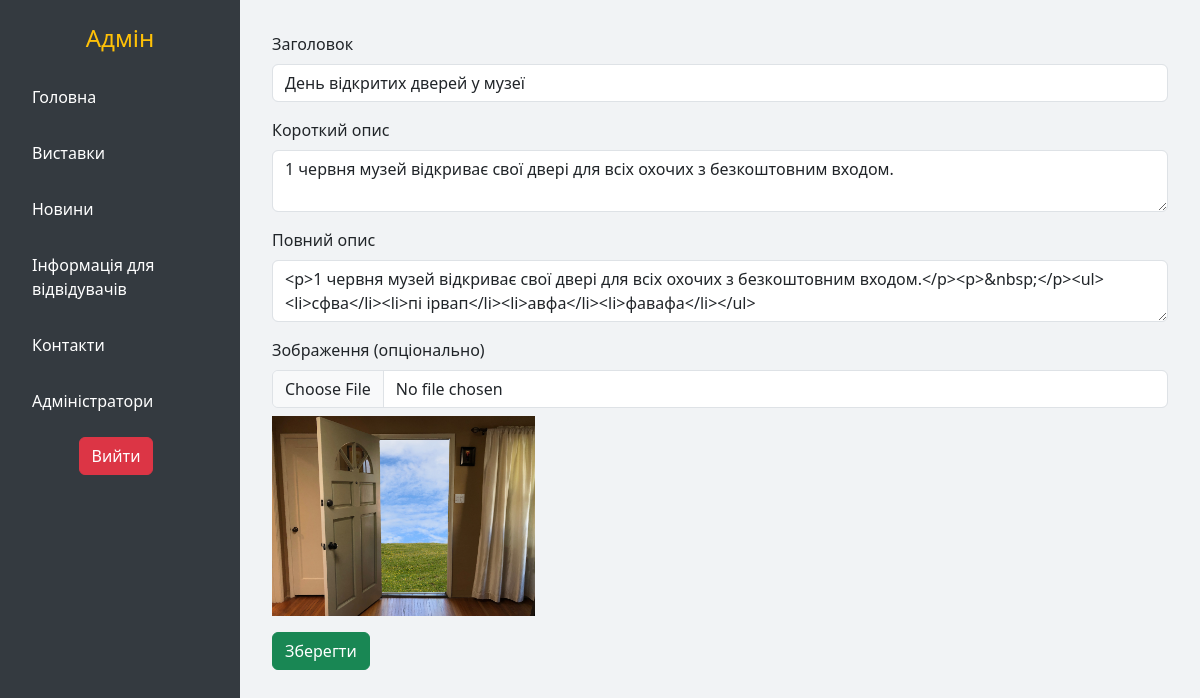
The page /admin/editNews?id=1 (signed in) on the database its author committed.
### tables this page shows
CREATE TABLE IF NOT EXISTS `news` (
  `id` int NOT NULL AUTO_INCREMENT,
  `title` varchar(255) NOT NULL,
  `excerpt` text,
  `content` text NOT NULL,
  `image` varchar(255) DEFAULT NULL,
  `published_at` datetime DEFAULT CURRENT_TIMESTAMP,
  `created_at` datetime DEFAULT CURRENT_TIMESTAMP,
  PRIMARY KEY (`id`)
);

### classes/Controller.php (called while the page is built, shortened)
<?php
class Controller
{
    protected Template $template;
    public function __construct()
    {
        $action = Core::getInstance()->action;
        $controller = Core::getInstance()->controller;
        $this->template = new Template("views/{$controller}/{$action}.php");
    }
    public function view(string $title, ?array $params = null, ?string $templatePath = null): array
    {
        if (!empty($templatePath)) {
            $this->template->setTemplatePath($templatePath);
        }
        if (!empty($params)) {
            $this->template->addParams($params);
        }
        return [
            'title' => $title,
            'content' => $this->template->render(),
        ];
    }
}

### controllers/AdminController.php (called while the page is built, shortened)
<?php
class AdminController extends Controller
{
    public function actionEditNews($id)
    {
        return $this->view('Редагувати новину', ['news' => News::findById($id)], "views/News/newsForm.php");
    }
}

### classes/Core.php (called while the page is built, shortened)
<?php
class Core
{
    private static $instance = null;
    public function __construct()
    {
        $host = Config::getInstance()->host;
        $dbname = Config::getInstance()->dbname;
        $user = Config::getInstance()->user;
        $password = Config::getInstance()->password;
        $this->db = new DB($host, $user, $password, $dbname);
    }
    public static function getInstance()
    {
        if (!isset(self::$instance)) {
            self::$instance = new self;
        }
        return self::$instance;
    }
    public function run()
    {
        $route = $_GET['route'] ?? '';
        $parts = explode('/', trim($route, '/'));
        $this->action = $parts[1];
        $actionName = "action" . ucfirst($this->action);
        $controllerObject = new $controllerName;
        $method = Request::method();
        if ($method === 'POST') {
            $requestData = $_POST;
        } else {
            $requestData = $_GET;
        }
        unset($requestData['route']);
        $ref = new \ReflectionMethod($controllerObject, $actionName);
        $allowedParams = $ref->getParameters();
        $callArgs = [];
        foreach ($allowedParams as $param) {
            $name = $param->getName();
            if (isset($requestData[$name])) {
                $callArgs[] = $requestData[$name];
            } elseif ($param->isDefaultValueAvailable()) {
                $callArgs[] = $param->getDefaultValue();
            } else {
                $callArgs[] = null;
            }
        }
        $data = $controllerObject->$actionName(...$callArgs);
    }
}

### index.php (called while the page is built, shortened)
<?php
spl_autoload_register(function ($class_name) {
    $path = str_replace('\\', '/', $class_name) . '.php';
});
$core = Core::getInstance();
$core->Init();
$core->run();

### classes/DB.php (called while the page is built, shortened)
<?php
class DB
{
    protected $pdo;
    public function __construct($host, $user, $password, $dbname)
    {
        $this->pdo = new \PDO("mysql:host={$host};dbname={$dbname}", $user, $password, [
            \PDO::ATTR_ERRMODE => \PDO::ERRMODE_EXCEPTION,
            \PDO::ATTR_DEFAULT_FETCH_MODE => \PDO::FETCH_ASSOC,
        ]);
    }
    protected function where($where = null)
    {
        if (is_array($where)) {
            $where_string = 'WHERE ';
            $where_fields = array_keys($where);
            foreach ($where_fields as $key => $field) {
                $where_string .= "{$field} LIKE :{$field}";
            }
        } elseif (is_string($where)) {
            $where_string = 'WHERE ' . $where;
        } else {
            if (is_string($where)) {
                $where_string = $where;
            } else {
                $where_string = '';
            }
        }
        return $where_string;
    }
    public function select($table, $fields = '*', $where = null, $orderBy = null, $limit = null, $offset = null)
    {
        if (is_array($fields)) {
            $fields_string = implode(',', $fields);
        } else {
            $fields_string = is_string($fields) ? $fields : '*';
        }
        $params = [];
        $where_string = $this->where($where);
        if (is_array($where)) {
            foreach ($where as $key => $value) {
                $params[":{$key}"] = $value;
            }
        }
        $order_string = '';
        $limit_string = '';
        $sql = "SELECT {$fields_string} FROM {$table} {$where_string} {$order_string} {$limit_string}";
        $stmt = $this->pdo->prepare($sql);
        $stmt->execute($params);
        return $stmt->fetchAll(\PDO::FETCH_ASSOC);
    }
}

### classes/Model.php (called while the page is built, shortened)
<?php
class Model
{
    protected static $primaryKey = 'id';
    protected static $table = '';
    public static function findById(int $id)
    {
        $arr = Core::getInstance()->db->select(static::$table, '*', [static::$primaryKey => $id]);
        if (count($arr) > 0) {
            return $arr[0];
        } else {
            return null;
        }
    }
}

### classes/Config.php (called while the page is built, shortened)
<?php
class Config
{
    protected static $instance = null;
    protected $params;
    private function __construct()
    {
        $this->params = [];
        $directory = 'config';
        $config_files = scandir($directory);
        foreach ($config_files as $file) {
            if (substr($file, -4) === '.php') {
                $path  = $directory . "/" . $file;
            }
        }
    }
    public static function getInstance()
    {
        if (!isset(self::$instance)) {
            self::$instance = new self;
        }
        return self::$instance;
    }
    public function __get($key)
    {
        return $this->params[$key] ?? null;
    }
    public function __set($key, $value)
    {
        $this->params[$key] = $value;
    }
}

### config/config.php (called while the page is built)
<?php
$Config[] = [];

### config/database.php (called while the page is built)
<?php
$Config[] = [
    'host' => 'localhost',
    'dbname' => 'museum_site',
    'user' => 'root',
    'password' => '',
];

### views/News/newsForm.php (the view, shortened to what this page needs)
<div>
    <form method="post" enctype="multipart/form-data" action="">
        <div class="mb-3">
            <label for="title" class="form-label">Заголовок</label>
            <input type="text" class="form-control" id="title" name="title"
                value="<?= htmlspecialchars($news['title'] ?? '') ?>" required>
        </div>
        <div class="mb-3">
            <label for="excerpt" class="form-label">Короткий опис</label>
            <textarea class="form-control" id="excerpt" name="excerpt"><?= htmlspecialchars($news['excerpt'] ?? '') ?></textarea>
        </div>
        <div class="mb-3">
            <label for="content" class="form-label">Повний опис</label>
            <textarea class="form-control" id="content" name="content"><?= htmlspecialchars($news['content'] ?? '') ?></textarea>
        </div>
        <div class="mb-3">
            <label for="image" class="form-label">Зображення (опціонально)</label>
            <input type="file" class="form-control" id="image" name="image">
            <?php if (!empty($news['image'])): ?>
                <div class="mt-2">
                    <img src="<?= htmlspecialchars($news['image']) ?>" alt="Зображення" style="max-height: 200px;">
                </div>
            <?php endif; ?>
        </div>
        <button type="submit" class="btn btn-success">Зберегти</button>
    </form>
</div>

### public/css/admin.css (style rules this page uses)
body { margin: 0; font-family: "Segoe UI", Tahoma, Geneva, Verdana, sans-serif; background-color: #f8f9fa; }
.btn-primary, .btn-success, .btn-danger { margin-right: 0.5rem; }

### rows shown on the page
news: title "День відкритих дверей у музеї", excerpt "1 червня музей відкриває свої двері для всіх охочих з безкоштовним входом.", content "<p>1 червня музей відкриває свої двері для всіх охочих з безкоштовним входом.</p><p>&nbsp;</p><ul><li>сфва</li><li>пі ірвап</li><li>авфа</li><li>фавафа</li></ul>", image (picture)
